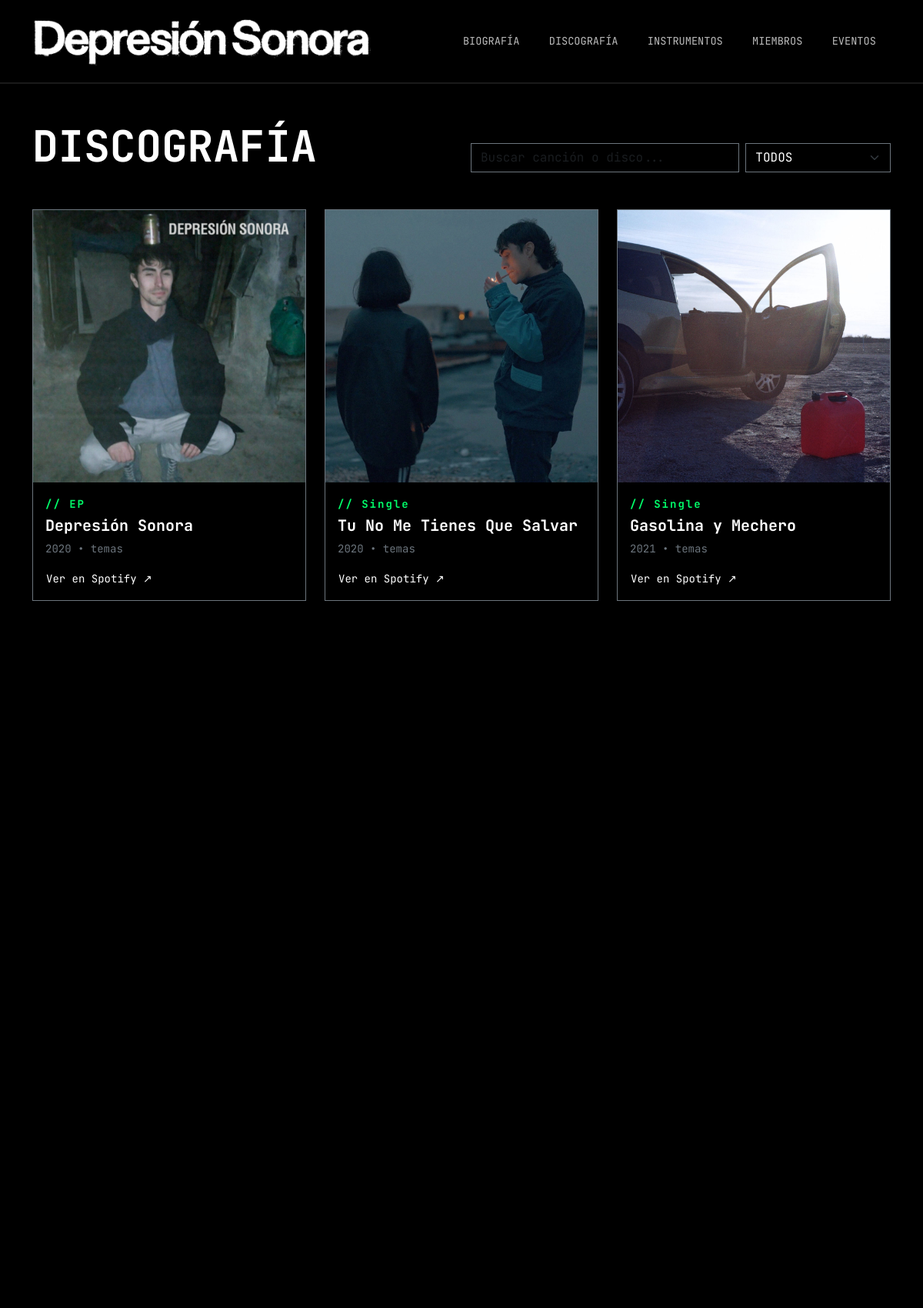
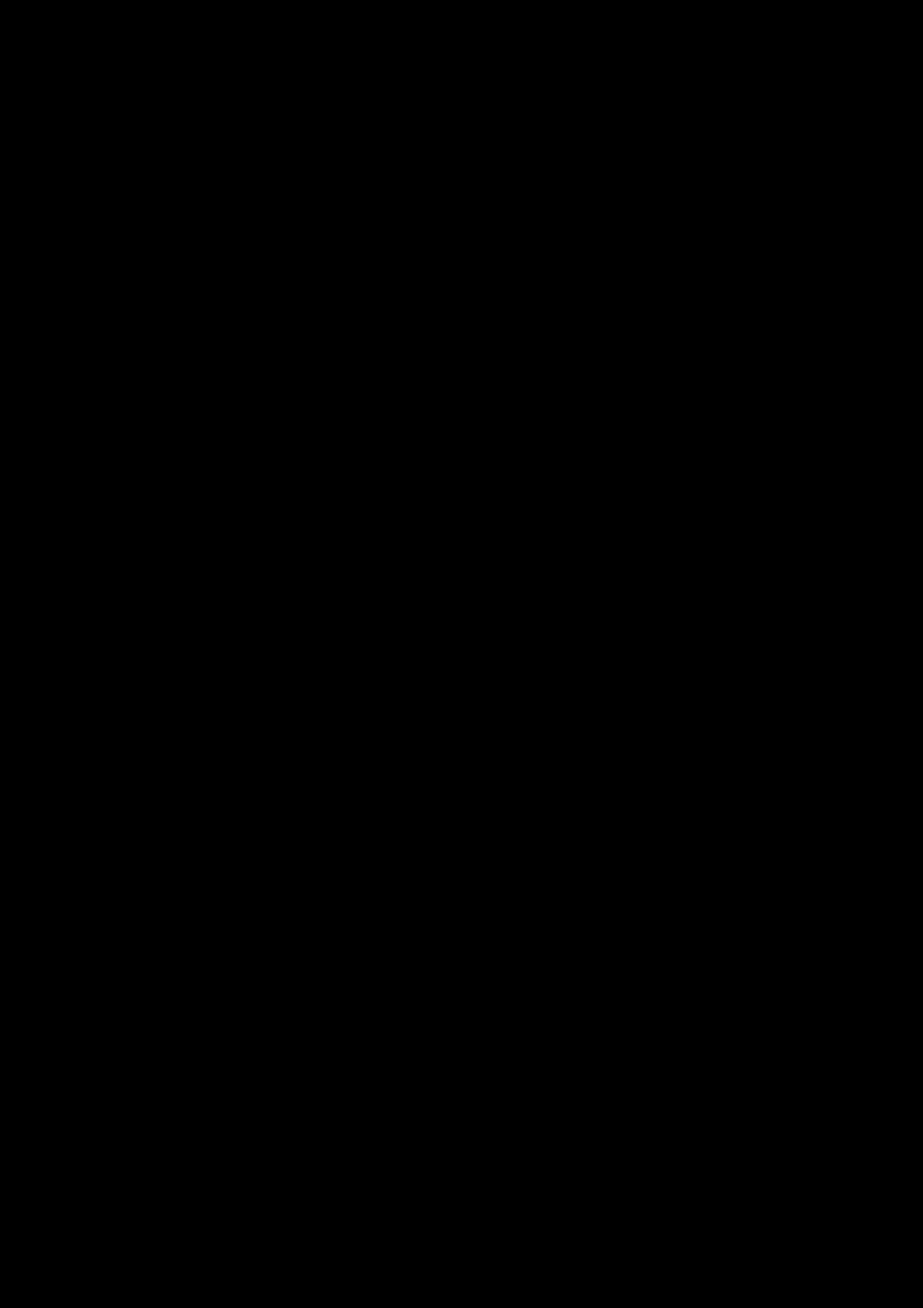
Screenshot of /discografia.php (upper part) with the database file from the repository (2 pictures, top to bottom).
### tables this page shows
CREATE TABLE `discografia` (
  `id` int(11) NOT NULL,
  `titulo` varchar(100) NOT NULL,
  `anio` year(4) NOT NULL,
  `tipo` enum('EP','LP','Single','Colab') DEFAULT 'Single',
  `portada_url` varchar(255) DEFAULT NULL,
  `spotify_link` varchar(255) DEFAULT NULL,
  `duracion` time DEFAULT '00:00:00',
  `cantidad_canciones` int(11) DEFAULT 1,
  `orden` int(11) NOT NULL
);

### discografia.php (the view, shortened to what this page needs)
<?php
require_once 'includes/db.php';
include 'includes/templates/head.php';
include 'includes/templates/navbar.php';
$query = $pdo->query("SELECT * FROM discografia ORDER BY orden ASC");
$discos = $query->fetchAll(PDO::FETCH_ASSOC);
?>
    <main class="container py-5" id="main-wrapper">
        <div class="row mb-5 align-items-end reveal">
            <div class="col-md-6">
                <h2 class="display-4 fw-bold mb-0">DISCOGRAFÍA</h2>
            </div>
            <div class="col-md-6 mt-4 mt-md-0">
                <div class="d-flex gap-2">
                    <input type="text" id="discoSearch" class="form-control bg-transparent text-white border-secondary rounded-0" placeholder="Buscar canción o disco...">
                    <select id="filterType" class="form-select bg-transparent text-white border-secondary rounded-0 w-50">
                        <option value="all" class="bg-black">TODOS</option>
                    </select>
                </div>
            </div>
        </div>
        <div class="row g-4" id="discoContainer">
            <?php foreach($discos as $d): ?>
                <div class="col-md-4 disco-item reveal" data-type="<?php echo $d['tipo']; ?>">
                    <div class="card bg-transparent border-secondary rounded-0 h-100 album-card">
                        <div class="position-relative overflow-hidden">
                        </div>
                        <div class="card-body">
                            <span class="text-accent small fw-bold">// <?php echo $d['tipo']; ?></span>
                            <h5 class="card-title fw-bold mt-1 text-white"><?php echo $d['titulo']; ?></h5>
                            <p class="small text-secondary"><?php echo $d['anio']; ?> • <?php echo $d['num_canciones']; ?> temas</p>
                            <a href="<?php echo $d['spotify_link']; ?>" target="_blank" class="btn btn-sm btn-link text-white p-0 text-decoration-none">Ver en Spotify ↗</a>
                        </div>
                    </div>
                </div>
            <?php endforeach; ?>
        </div>
    </main>
<?php include 'includes/templates/footer.php'; ?>

### assets/css/root.css (style rules this page uses)
:root { --bg-color: #000000; --text-color: #ffffff; --accent-color: #00ff6a; --gray-dark: #1a1a1a; --gray-light: #bcbcbc; --font-main: 'JetBrains Mono', monospace; --border-style: 1px solid #333; }
body { background-color: var(--bg-color); color: var(--text-color); font-family: var(--font-main), serif; overflow-x: hidden; }
.card-title, .card-text { color: var(--text-color) !important; }
.text-accent { color: var(--accent-color) !important; }

### assets/css/sections.css (style rules this page uses)
.reveal { opacity: 0; transform: translateY(30px); transition: all 0.8s cubic-bezier(0.2, 0.6, 0.2, 1); }
.reveal.active { opacity: 1; transform: translateY(0); }
.album-card { transition: transform 0.3s ease, border-color 0.3s ease; }
.text-accent { color: var(--accent-color) !important; letter-spacing: 2px; }

### assets/css/main-content.css (style rules this page uses)
#main-wrapper { animation: fadeInSharp 0.8s ease-out; }

### rows the page displays
discografia: tipo "EP", titulo "Depresión Sonora", anio "2020"
discografia: tipo "Single", titulo "Tu No Me Tienes Que Salvar", anio "2020"
discografia: tipo "Single", titulo "Gasolina y Mechero", anio "2021"
